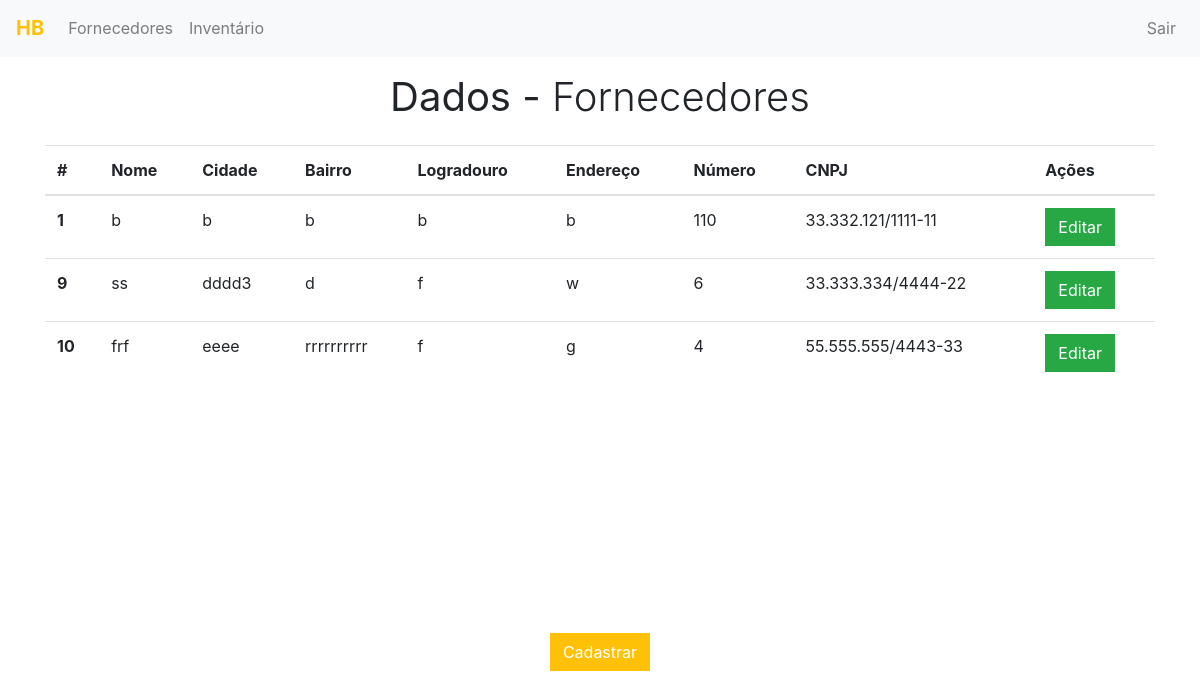
Page /view/pagina_fornecedor.php (signed in) on the committed database.
### tables this page shows
CREATE TABLE IF NOT EXISTS `tb_fornecedor` (
  `for_id` int(10) NOT NULL AUTO_INCREMENT,
  `for_nome` varchar(50) NOT NULL,
  `for_cidade` varchar(30) NOT NULL,
  `for_bairro` varchar(30) NOT NULL,
  `for_logradouro` varchar(30) NOT NULL,
  `for_endereco` varchar(50) NOT NULL,
  `for_numero` int(10) NOT NULL,
  `for_complemento` varchar(30) DEFAULT NULL,
  `for_cnpj` varchar(18) NOT NULL,
  PRIMARY KEY (`for_id`),
  UNIQUE KEY `for_nome` (`for_nome`),
  UNIQUE KEY `for_cnpj` (`for_cnpj`)
);

### controller/c_fornecedor.php (called while the page is built, shortened)
<?php
	require_once('../model/conexao.php');
	class c_fornecedor{
		private $con;
		function __construct(){
			$this->con = new conexao();
		}
		function pesquisar($query){
			$sql = $this->con->executar($query);
			return $sql;
		}
	}
?>

### model/conexao.php (called while the page is built, shortened)
<?php
	class conexao{
		private $servidor = 'localhost';
		private $usuario = 'root';
		private $senha = '';
		private $banco = 'inventario';
		private $con;
		function conectar(){
			$this->con = mysqli_connect($this->servidor, $this->usuario, $this->senha, $this->banco);
		}
		function executar($query){
			$sql = mysqli_query($this->con, $query);
			return $sql;
		}
	}
?>

### view/pagina_fornecedor.php (the view, shortened to what this page needs)
<?php
	if(!isset($_SESSION['emp_cnpj'])){
		echo "<script>window.location.href = '../index.php'</script>";
	}else{
		$cnpj = $_SESSION['emp_cnpj'];
	}
	require_once '../controller/c_fornecedor.php';
	$c_fornecedor = new c_fornecedor();
?>
<!DOCTYPE html>
<html lang="pt-br">
	<head>
	    <link rel="stylesheet" type="text/css" href="../css/bootstrap.min.css">
	    <link rel="stylesheet" type="text/css" href="../css/main.css">
	</head>
	<body>
		<?php
			require_once 'navbar.php';
		?>
		<div class="container cc">
			<p class="h1 py-3 font-weight-normal text-center">Dados - <span class="font-weight-light">Fornecedores</span></p>
			<table class="table">
				<thead>
					<tr>
						<th scope="col">#</th>
						<th scope="col">Nome</th>
						<th scope="col">Cidade</th>
						<th scope="col">Bairro</th>
						<th scope="col">Logradouro</th>
						<th scope="col">Endereço</th>
						<th scope="col">Número</th>
						<th scope="col">CNPJ</th>
						<th scope="col">Ações</th>
					</tr>
				</thead>
				<tbody>
					<?php
						$sql = $c_fornecedor->pesquisar("SELECT tb_fornecedor.for_id as id, for_nome as nome, for_cidade as cidade, for_bairro as bairro, for_logradouro as logradouro, for_endereco as endereco, for_numero as numero, for_complemento, for_cnpj as cnpj FROM tb_fornecedor INNER JOIN tb_emp_for ON tb_fornecedor.for_id = tb_emp_for.for_id INNER JOIN tb_empresa ON tb_emp_for.emp_id = tb_empresa.emp_id WHERE tb_empresa.emp_cnpj = '$cnpj'");
						while ($resultado = mysqli_fetch_assoc($sql)) {
							$sel_id = $resultado['id'];
							$sel_nome = $resultado['nome'];
							$sel_cidade = $resultado['cidade'];
							$sel_bairro = $resultado['bairro'];
							$sel_logradouro = $resultado['logradouro'];
							$sel_endereco = $resultado['endereco'];
							$sel_numero = $resultado['numero'];
							$sel_cnpj = $resultado['cnpj'];
							echo "<tr>";
								echo "<th scope='row'>$sel_id</th>";
								echo "<td>$sel_nome</td>";
								echo "<td>$sel_cidade</td>";
								echo "<td>$sel_bairro</td>";
								echo "<td>$sel_logradouro</td>";
								echo "<td>$sel_endereco</td>";
								echo "<td>$sel_numero</td>";
								echo "<td>$sel_cnpj</td>";
								echo "
									<td>
										<a href='pagina_fornecedor.php?editar=$sel_id' class='a-editar'>
											<button class='btn btn-success rounded-0' data-toggle='modal' data-target='#modalEditar'>Editar</button>
										</a>
									</td>";
							echo "</tr>";
						}
					?>
				</tbody>
			</table>
		</div>
		<div class="w-100 text-center pb-2 pt-3">
			<button class="btn btn-warning rounded-0 text-white m-auto" data-toggle="modal" data-target="#modalCadastrar">Cadastrar</button>
		</div>
	</body>
</html>

### css/main.css (style rules this page uses)
.cnpj, .senha, a, button { outline: 0 !important; border-bottom-color: #6c757d; transition: linear .2s; }
.cc { height: 70vh; overflow: scroll; }

### rows in the picture
tb_fornecedor: for_id "1", for_nome "b", for_cidade "b", for_bairro "b", for_logradouro "b", for_endereco "b", for_numero "110", for_cnpj "33.332.121/1111-11"
tb_fornecedor: for_id "9", for_nome "ss", for_cidade "dddd3", for_bairro "d", for_logradouro "f", for_endereco "w", for_numero "6", for_cnpj "33.333.334/4444-22"
tb_fornecedor: for_id "10", for_nome "frf", for_cidade "eeee", for_bairro "rrrrrrrrrr", for_logradouro "f", for_endereco "g", for_numero "4", for_cnpj "55.555.555/4443-33"
